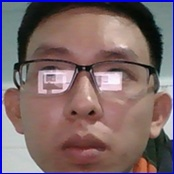
#> input picture ImagesUnknown/Image1015.jpg, 174 x 174 px, given as the content of the folder ImagesUnknown/Image1015.jpg, which was not available
$ python -i views.py   (imports and definitions only)
#> lines starting #> are read from the running program, lines starting #| are printed output that depends on the picture
from django.shortcuts import render
import cv2, os
import shutil
import csv
import numpy as np
from PIL import Image, ImageTk
import pandas as pd
import datetime
import time
from django.shortcuts import render,redirect
from django.contrib import messages
from django.contrib.auth.models import User, auth
import json
import os, os.path

# Create your views here.
def login(request):
    return render(request,'login.html')

# [94 lines left out: functions home, is_number, dataset_creator, trainer, not called in this run]

def getImagesAndLabels(path):

#> called with path = 'ImagesUnknown/Image1015.jpg'
    imagePaths=[os.path.join(path,f) for f in os.listdir(path)]

    faces=[]

    Ids=[]
    for imagePath in imagePaths:
        pilImage=Image.open(imagePath).convert('L')
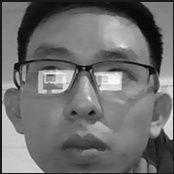
#> pilImage: PIL image 174x174 L; min 2, max 250, mean 110.1
        imageNp=np.array(pilImage,'uint8')
#> (the run stopped early here; a loop or call above may not have finished)

$ run again, on ImagesUnknown/Image1105.jpg
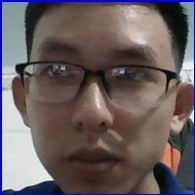
#> input picture ImagesUnknown/Image1105.jpg, 195 x 195 px, given as the content of the folder ImagesUnknown/Image1105.jpg, which was not available
#> in getImagesAndLabels, `pilImage=Image.open(imagePath).convert('L')`:
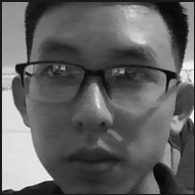
#> pilImage: PIL image 195x195 L; min 3, max 247, mean 97.1

$ run again, on ImagesUnknown/Image111.jpg
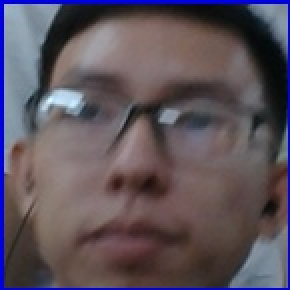
#> input picture ImagesUnknown/Image111.jpg, 145 x 145 px, given as the content of the folder ImagesUnknown/Image111.jpg, which was not available (shown 2 times larger)
#> in getImagesAndLabels, `pilImage=Image.open(imagePath).convert('L')`:
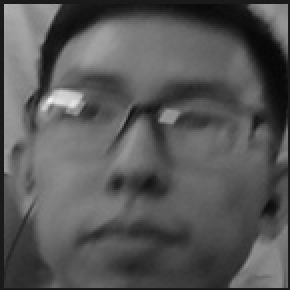
#> pilImage: PIL image 145x145 L (shown 2 times larger); min 7, max 241, mean 87

$ run again, on ImagesUnknown/Image1111.jpg
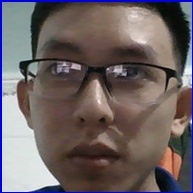
#> input picture ImagesUnknown/Image1111.jpg, 193 x 193 px, given as the content of the folder ImagesUnknown/Image1111.jpg, which was not available
#> in getImagesAndLabels, `pilImage=Image.open(imagePath).convert('L')`:
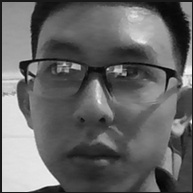
#> pilImage: PIL image 193x193 L; min 1, max 246, mean 101.8
